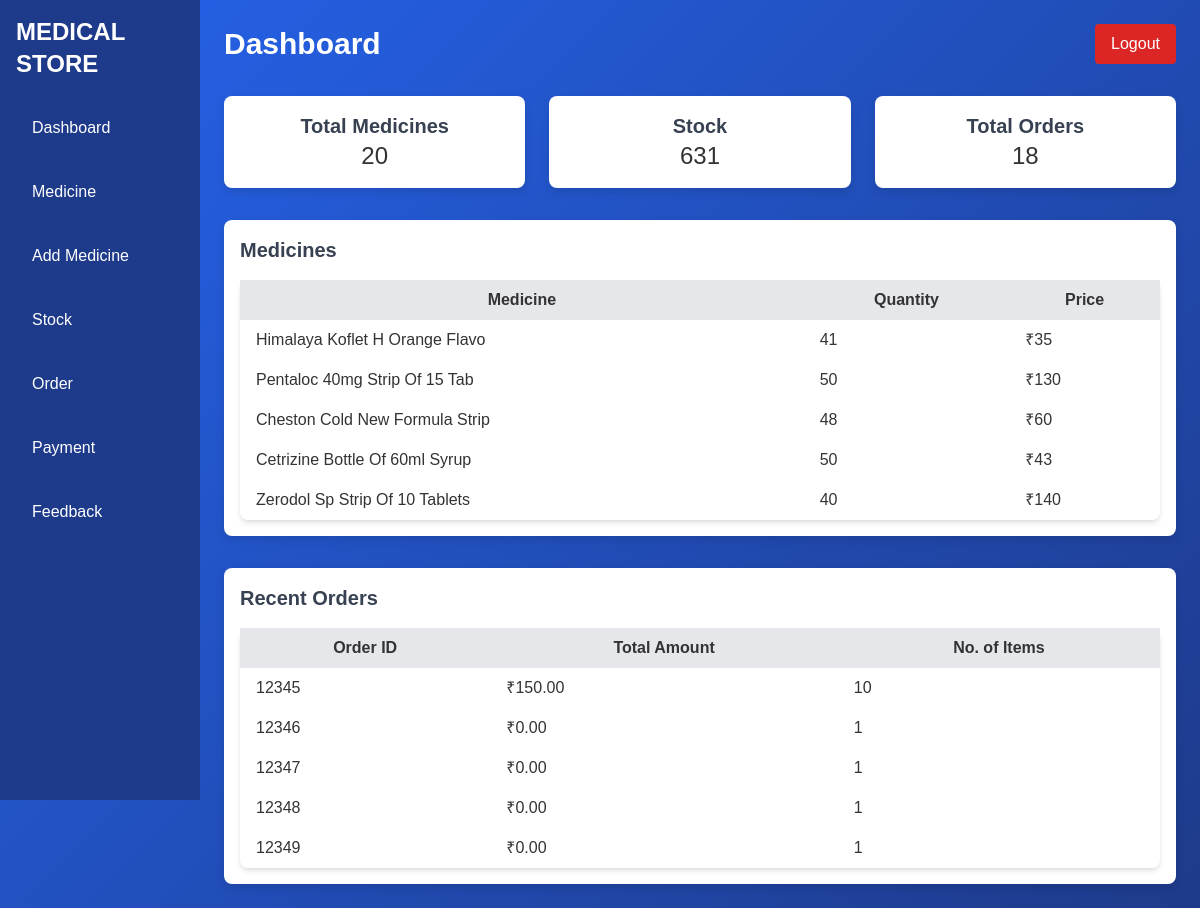
/medical_store/admin.php, run on an earlier commit of the app's database.
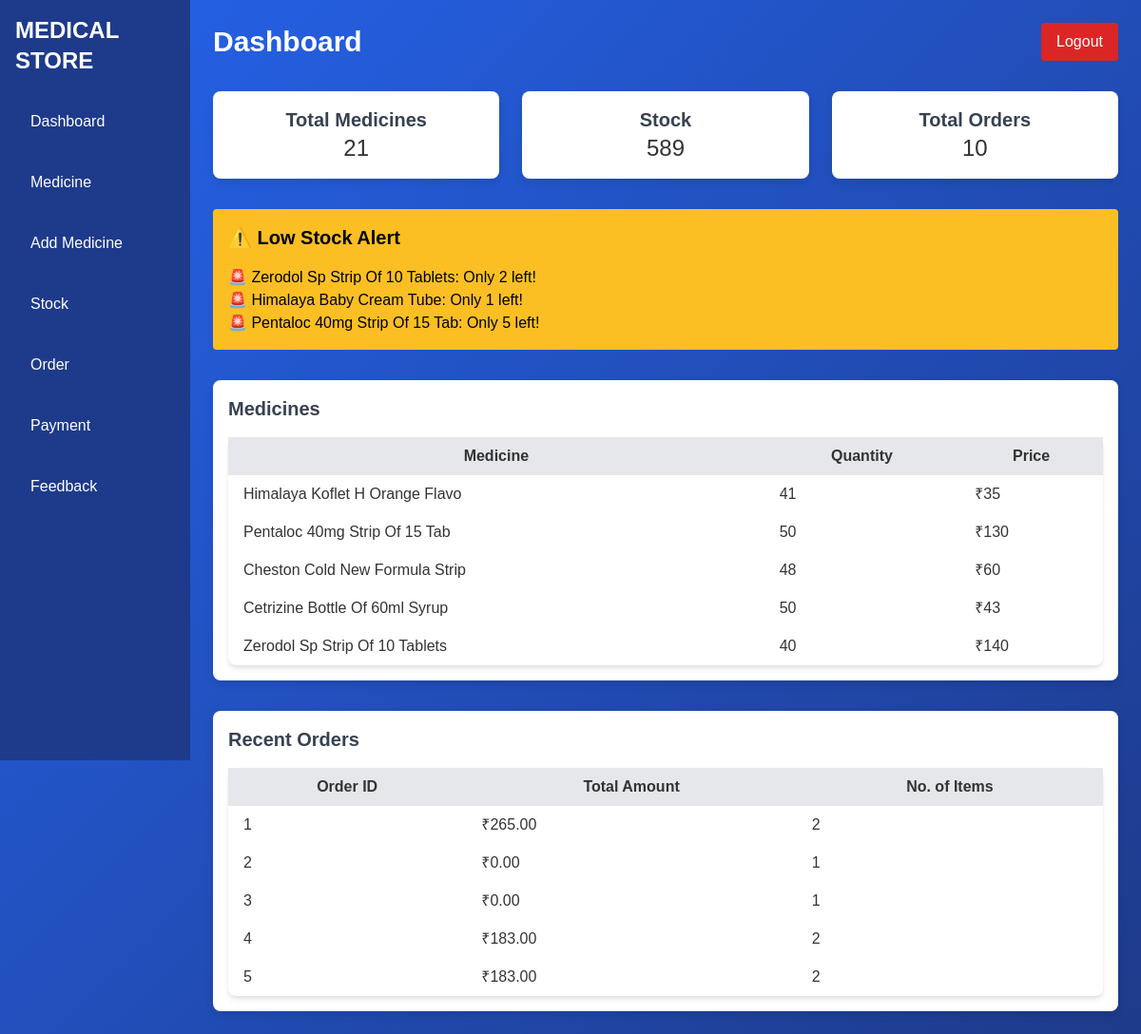
And on a later commit of the database.
### tables this page shows
CREATE TABLE `medicines` (
  `med_id` int(11) NOT NULL,
  `name` varchar(30) NOT NULL,
  `description` varchar(100) NOT NULL,
  `type` varchar(20) NOT NULL,
  `quantity` int(10) NOT NULL,
  `exp_date` date NOT NULL,
  `mfg_date` date NOT NULL,
  `price` int(20) NOT NULL,
  `image_path` varchar(255) DEFAULT NULL
);

CREATE TABLE `orders` (
  `order_id` int(11) NOT NULL,
  `customer_name` varchar(255) NOT NULL,
  `order_date` date NOT NULL,
  `total_amount` decimal(10,2) NOT NULL,
  `no_of_items` int(11) NOT NULL,
  `med_id` int(11) NOT NULL,
  `date_time` timestamp NOT NULL DEFAULT current_timestamp()
);

CREATE TABLE `stock` (
  `stock_id` int(11) NOT NULL,
  `name` varchar(20) NOT NULL,
  `description` varchar(20) NOT NULL,
  `type` varchar(20) NOT NULL,
  `quantity` int(20) NOT NULL,
  `med_id` int(11) DEFAULT NULL
);

### medical_store/admin.php (the view, shortened to what this page needs)
<?php
$conn = new mysqli("localhost", "root", "", "webdb");
$low_stock_threshold = 5;
$low_stock_query = $conn->prepare("
    SELECT medicines.name, stock.quantity
    FROM stock
    JOIN medicines ON stock.med_id = medicines.med_id
    WHERE stock.quantity <= ?
");
$low_stock_query->bind_param("i", $low_stock_threshold);
$low_stock_query->execute();
$low_stock_result = $low_stock_query->get_result();
$low_stock_items = [];
while ($row = $low_stock_result->fetch_assoc()) {
    $low_stock_items[] = $row;
}
$stmt = $conn->prepare("SELECT COUNT(*) as total FROM medicines");
$stmt->execute();
$stmt->bind_result($totalMedicines);
$stmt = $conn->prepare("SELECT SUM(quantity) as stock FROM stock");
$stmt->execute();
$stmt->bind_result($totalStock);
$stmt = $conn->prepare("SELECT COUNT(*) as totalOrders FROM orders");
$stmt->execute();
$stmt->bind_result($totalOrders);
$medicines = $conn->query("SELECT * FROM medicines LIMIT 5");
$orders = $conn->query("SELECT order_id, total_amount, no_of_items FROM orders LIMIT 5");
?>
<!DOCTYPE html>
<html lang="en">
<head>
    <link href="https://cdn.jsdelivr.net/npm/tailwindcss@2.2.19/dist/tailwind.min.css" rel="stylesheet">
</head>
<body>
<div class="flex">
    <div class="w-1/6 custom-sidebar text-white h-screen p-4">
        <h1 class="text-2xl font-bold mb-6">MEDICAL STORE</h1>
        <ul>
            <li class="mt-4"><a href="admin.php">Dashboard</a></li>
            <li class="mt-4"><a href="medicine.php">Medicine</a></li>
            <li class="mt-4"><a href="add_medicine.php">Add Medicine</a></li>
            <li class="mt-4"><a href="stock.php">Stock</a></li>
            <li class="mt-4"><a href="view_order.php">Order</a></li>
            <li class="mt-4"><a href="view_payment.php">Payment</a></li>
            <li class="mt-4"><a href="view_feedback.php">Feedback</a></li>
        </ul>
    </div>
    <div class="w-5/6 p-6">
        <div class="flex justify-between items-center">
            <h2 class="text-3xl font-bold">Dashboard</h2>
            <a href="logout1.php" class="bg-red-600 text-white py-2 px-4 rounded">Logout</a>
        </div>
        <div class="grid grid-cols-3 gap-6 mt-8">
            <div class="custom-card p-4 text-center">
                <h3 class="text-xl font-bold text-gray-700">Total Medicines</h3>
                <p class="text-2xl"><?= htmlspecialchars($totalMedicines) ?></p>
            </div>
            <div class="custom-card p-4 text-center">
                <h3 class="text-xl font-bold text-gray-700">Stock</h3>
                <p class="text-2xl"><?= htmlspecialchars($totalStock) ?></p>
            </div>
            <div class="custom-card p-4 text-center">
                <h3 class="text-xl font-bold text-gray-700">Total Orders</h3>
                <p class="text-2xl"><?= htmlspecialchars($totalOrders) ?></p>
            </div>
        </div>
        <?php if (count($low_stock_items) > 0): ?>
        <div class="bg-yellow-400 text-black p-4 mt-8 rounded">
            <h3 class="text-xl font-bold mb-4">⚠️ Low Stock Alert</h3>
            <ul>
                <?php foreach ($low_stock_items as $item): ?>
                    <li>🚨 <?= htmlspecialchars($item['name']) ?>: Only <?= htmlspecialchars($item['quantity']) ?> left!</li>
                <?php endforeach; ?>
            </ul>
        </div>
        <?php endif; ?>
        <div class="mt-8 custom-card p-4">
            <h3 class="text-xl font-bold mb-4 text-gray-700">Medicines</h3>
            <table class="min-w-full bg-white rounded-lg shadow-md">
                <thead>
                    <tr class="bg-gray-200">
                        <th class="py-2 px-4">Medicine</th>
                        <th class="py-2 px-4">Quantity</th>
                        <th class="py-2 px-4">Price</th>
                    </tr>
                </thead>
                <tbody>
                    <?php while ($row = $medicines->fetch_assoc()): ?>
                    <tr>
                        <td class="py-2 px-4"><?= htmlspecialchars($row['name']) ?></td>
                        <td class="py-2 px-4"><?= htmlspecialchars($row['quantity']) ?></td>
                        <td class="py-2 px-4">₹<?= htmlspecialchars($row['price']) ?></td>
                    </tr>
                    <?php endwhile; ?>
                </tbody>
            </table>
        </div>
        <div class="mt-8 custom-card p-4">
            <h3 class="text-xl font-bold mb-4 text-gray-700">Recent Orders</h3>
            <table class="min-w-full bg-white rounded-lg shadow-md">
                <thead>
                    <tr class="bg-gray-200">
                        <th class="py-2 px-4">Order ID</th>
                        <th class="py-2 px-4">Total Amount</th>
                        <th class="py-2 px-4">No. of Items</th>
                    </tr>
                </thead>
                <tbody>
                    <?php while ($row = $orders->fetch_assoc()): ?>
                    <tr>
                        <td class="py-2 px-4"><?= htmlspecialchars($row['order_id']) ?></td>
                        <td class="py-2 px-4">₹<?= htmlspecialchars($row['total_amount']) ?></td>
                        <td class="py-2 px-4"><?= htmlspecialchars($row['no_of_items']) ?></td>
                    </tr>
                    <?php endwhile; ?>
                </tbody>
            </table>
        </div>
    </div>
</div>
</body>
</html>

### medical_store/admin.php (style rules this page uses)
body { background: linear-gradient(135deg, #2563EB, #1E3A8A); font-family: 'Arial', sans-serif; color: white; }
.custom-card { background: white; border-radius: 8px; box-shadow: 0 4px 8px rgba(0, 0, 0, 0.1); color: #333; }
.custom-sidebar { background: #1E3A8A; min-height: 100vh; }
.custom-sidebar li { padding: 12px 16px; cursor: pointer; transition: background 0.3s; }

What changed in the data, as far as the page shows it:
removed orders: order_id "12345", total_amount "150.00", no_of_items "10"
removed orders: order_id "12346", total_amount "0.00", no_of_items "1"
removed orders: order_id "12347", total_amount "0.00", no_of_items "1"
removed orders: order_id "12348", total_amount "0.00", no_of_items "1"
removed orders: order_id "12349", total_amount "0.00", no_of_items "1"
added stock: med.name "Zerodol Sp Strip Of 10 Tablets", quantity "2"
added stock: med.name "Himalaya Baby Cream Tube", quantity "1"
added stock: med.name "Pentaloc 40mg Strip Of 15 Tab", quantity "5"
added orders: order_id "1", total_amount "265.00", no_of_items "2"
added orders: order_id "2", total_amount "0.00", no_of_items "1"
added orders: order_id "3", total_amount "0.00", no_of_items "1"
added orders: order_id "4", total_amount "183.00", no_of_items "2"
added orders: order_id "5", total_amount "183.00", no_of_items "2"
Also different on the page:
$totalMedicines: "20" → "21"
$totalStock: "631" → "589"
$totalOrders: "18" → "10"
text now shown: "⚠️ Low Stock Alert"
